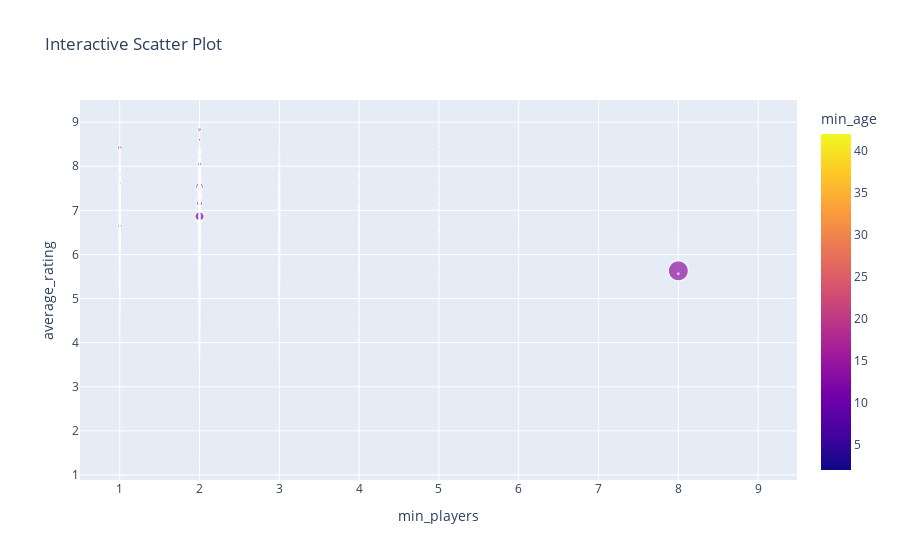

Notebook source saved alongside this figure:
### Code cell
import plotly.express as px

fig = px.scatter(dataset, x='min_players', y='average_rating', color='min_age', size='average_playtime',
                 hover_name='name', title='Interactive Scatter Plot')
fig.update_layout(showlegend=True)
fig.show()

### Figure 1 — Plotly figure (JSON) as saved in the notebook; plotly's stock layout.template omitted (floating-point values rounded to 4 significant figures; data arrays with more than 128 entries replaced by an {"elided": "..."} marker saying what was removed)
{"data": [{"hovertemplate": "<b>%{hovertext}</b><br><br>min_players=%{x}<br>average_rating=%{y}<br>average_playtime=%{marker.size}<br>min_age=%{marker.color}<extra></extra>", "hovertext": {"elided": "9700 str values"}, "legendgroup": "", "marker": {"color": {"elided": "9700 int values"}, "coloraxis": "coloraxis", "size": {"elided": "9700 float values"}, "sizemode": "area", "sizeref": 150, "symbol": "circle"}, "mode": "markers", "name": "", "showlegend": false, "type": "scattergl", "x": {"elided": "9700 int values"}, "xaxis": "x", "y": {"elided": "9700 float values"}, "yaxis": "y"}], "layout": {"coloraxis": {"colorbar": {"title": {"text": "min_age"}}, "colorscale": [[0, "#0d0887"], [0.1111, "#46039f"], [0.2222, "#7201a8"], [0.3333, "#9c179e"], [0.4444, "#bd3786"], [0.5556, "#d8576b"], [0.6667, "#ed7953"], [0.7778, "#fb9f3a"], [0.8889, "#fdca26"], [1, "#f0f921"]]}, "legend": {"itemsizing": "constant", "tracegroupgap": 0}, "showlegend": true, "title": {"text": "Interactive Scatter Plot"}, "xaxis": {"anchor": "y", "domain": [0, 1], "title": {"text": "min_players"}}, "yaxis": {"anchor": "x", "domain": [0, 1], "title": {"text": "average_rating"}}}}
